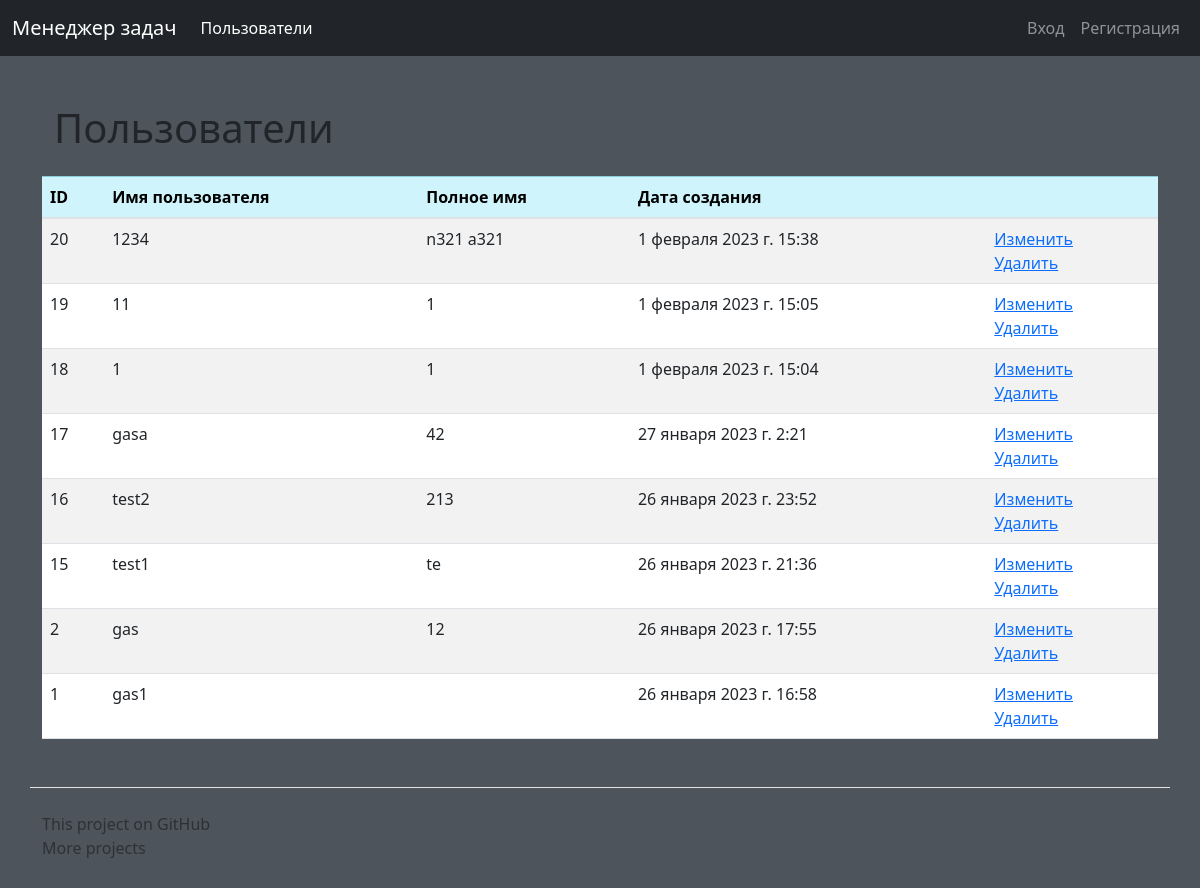
/users/, run on an earlier commit of the app's database.
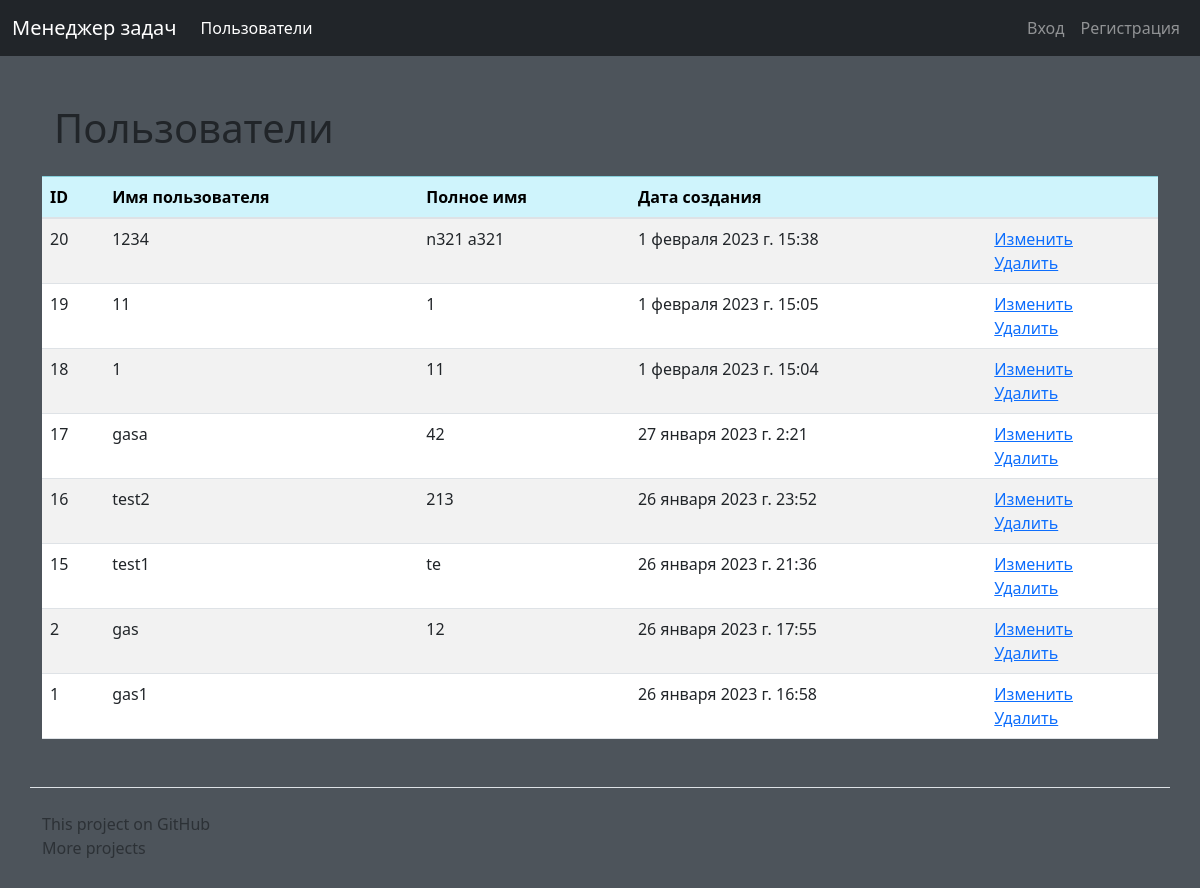
And on a later commit of the database.
### users/models.py (models this page shows, shortened)
class Users(AbstractUser):
    class Meta:
        ordering = ['-date_joined']

### users/views.py (the view)
# urls.py: path('', UserView.as_view(), name='users'),
class UserView(ListView):
    template_name = 'users/users.html'
    model = Users
    context_object_name = 'users'
    extra_context = {'title': _('Users'), 'btn_update': _('Update'), 'btn_delete': _('Delete')}
    redirect_field_name = 'home'

### task_manager/templates/users/users.html (shortened to what this page needs)
{% extends 'base.html' %}
{% load bootstrap4 %}
{% load i18n %}
{% block content %}
<div class="container wrapper flex-grow-1">
    <h1 class="my-4">{{ title }}</h1></div>
<table class="table table-striped">
    <thead>
    <tr class="table-info">
        <th scope="col">ID</th>
        <th scope="col">{% trans 'Username' %}</th>
        <th scope="col">{% trans 'Fullname' %}</th>
        <th scope="col">{% trans 'Created date' %}</th>
        <th scope="col"></th>
    </tr>
    </thead>
    {% for user in users %}
    <tr>
        <td>{{user.id}}</td>
        <td>{{user.username}}</td>
        <td>{{user.first_name}} {{user.last_name}}</td>
        <td>{{user.date_joined}}</td>
        <td>
            <a href="{% url 'update_user' user.pk %}">{{ btn_update }}</a>
            <br>
            <a href="{% url 'delete_user' user.pk %}">{{ btn_delete }}</a>
        </td>
    </tr>
    {% empty %}
    <li>Sorry, no athletes in this list.</li>
    {% endfor %}
</table>
{% endblock %}

What changed in the data, as far as the page shows it:
changed Users "1 февраля 2023 г. 15:04": first_name "1" → "11"
